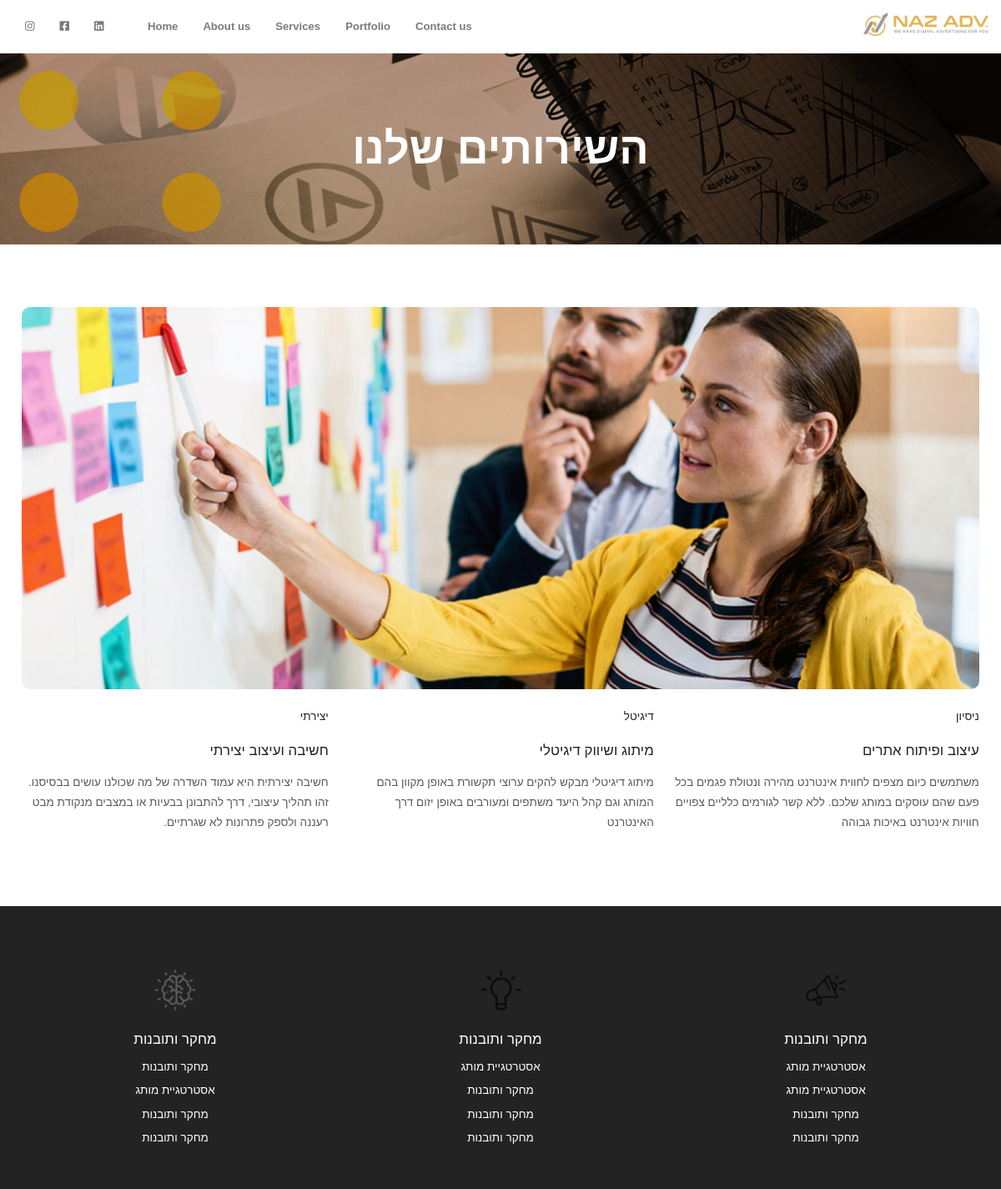
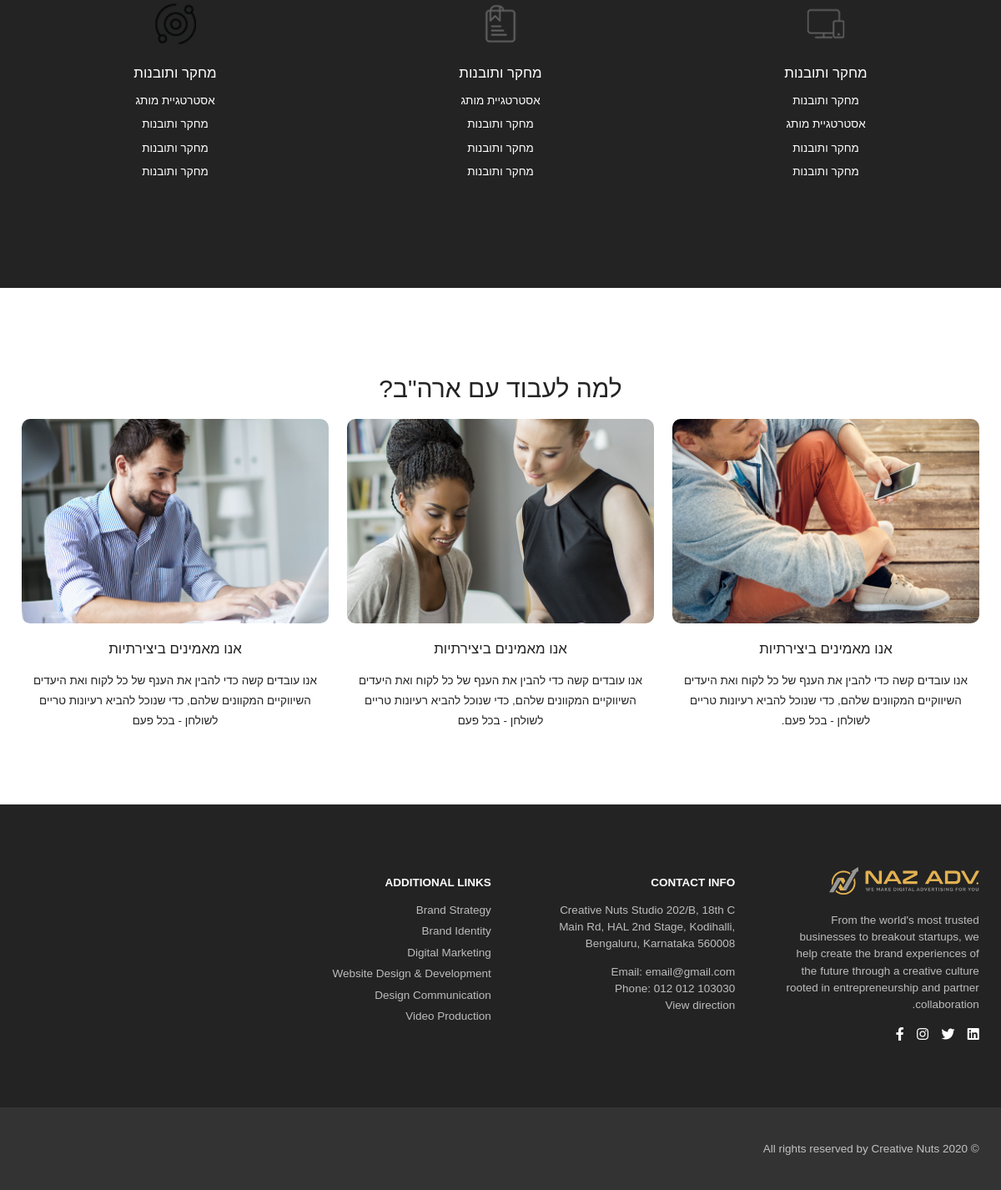
Page /services/ on the committed database (2 pictures, top to bottom).
### service/models.py (models this page shows, shortened)
class Cover(models.Model):
  cover = models.ImageField(upload_to="images/")

class Service_Fields(models.Model):
  category = models.CharField(max_length=200)
  title = models.CharField(max_length=200)
  summary = models.TextField()

class Service_Categories(models.Model):
  icon = models.ImageField(upload_to="images/")
  title = models.CharField(max_length=200)

class Service_Tag(models.Model):
  tag = models.CharField(max_length=200)
  service_categories = models.ForeignKey(Service_Categories, on_delete=models.CASCADE)

class Why_Work(models.Model):
  image = models.ImageField(upload_to="images/")
  title = models.CharField(max_length=200)
  summary = models.TextField()

### service/views.py (the view)
# urls.py: path('services/', include('service.urls')),
def service(request):
  cover = Cover.objects.all()
  service_fields = Service_Fields.objects.all()
  service_categories = Service_Categories.objects.all()
  service_tag = Service_Tag.objects.all()
  why_work = Why_Work.objects.all()
  context = {
      'cover': cover,
      'service_fields': service_fields,
      'service_categories': service_categories,
      'service_tag': service_tag,
      'why_work': why_work
  }
  return render(request, 'service/services.html', context)

### service/templates/service/services.html (shortened to what this page needs)
<!DOCTYPE html>
<html lang="en" dir="rtl">
{% load staticfiles %}
    <link rel="stylesheet" href="{% static 'css/materialize.css' %}">
    <link rel="stylesheet" href="{% static 'css/aos.css' %}">
    <link rel="stylesheet" href="https://cdnjs.cloudflare.com/ajax/libs/font-awesome/5.13.0/css/all.min.css">
    <link rel="stylesheet" href="{% static 'css/styles.css' %}">
<body>
    <nav class="white">
        <div class="container">
            <div class="nav-wrapper">
                <a href="{% url 'home' %}" class="brand-logo">
                    <img src="{% static 'img/logo.png' %}" width="150" alt="logo">
                </a>
                <ul class="left hide-on-med-and-down small-dash- pr-2">
                    <li><a href="#"><i class="fab fa-1x fa-instagram"></i></a></li>
                    <li><a href="#"><i class="fab fa-1x fa-facebook-square"></i></a></li>
                    <li><a href="#"><i class="fab fa-1x fa-linkedin"></i></a></li>
                </ul>
                <ul id="nav-mobile" class="left hide-on-med-and-down pl-2">
                    <li><a href="{% url 'home' %}">Home</a></li>
                    <li><a href="#">About us</a></li>
                    <li><a href="{% url 'service' %}">Services</a></li>
                    <li><a href="{% url 'portfolio' %}">Portfolio</a></li>
                    <li><a href="#">Contact us</a></li>
                </ul>
            </div>
        </div>
    </nav>
<div class="row banner services section-padding-a">
    <div class="col l12">
        <h2 class="center title">השירותים שלנו</h2>
    </div>
</div>
    <div class="container section-padding-a">
        <div class="row">
            {% for c in cover %}
            <div class="col l12">
                <img class="responsive-img img-rounded" src="{{c.cover.url}}" alt="">
            </div>
            {% endfor %}
            {% for service in service_fields %}
            <div class="col l4">
                <div class="service-we-provide">
                    <p class="paragraph-small p-medium">{{service.category}}</p>
                    <h5 class="heading-small">{{service.title}}</h5>
                    <p class="paragraph-small light-dark-text">{{service.summary}}</p>
                </div>
            </div>
            {% endfor %}
        </div>
    </div>
    <div class="bgm-dark">
        <div class="container">
            <div class="row section-padding-a">
                {%  for sc in service_categories  %}
                <div class="col l4 center white-text sp-30">
                    <div class="mb-3">
                        <img src="{{ sc.icon.url}}" alt="" width="50px" height="50px">
                        <h6 class="heading-small mt-2">{{sc.title}}</h6>
                        {% for st in service_tag %}
                        {% if st.service_categories_id == sc.id %}
                        <p class="paragraph-small lh-110">{{st.tag}}</p>
                        {% endif %}
                        {% endfor %}
                    </div>
                </div>
                  {% endfor %}
            </div>
        </div>
    </div>
    <div class="container">
        <div class="row section-padding-a">
            <h4 class="center heading-one">למה לעבוד עם ארה"ב?</h4>
            {% for ww in why_work %}
            <div class="col l4">
                <div class="img-wraper">
                    <img class="responsive-img img-rounded" src="{{ww.image.url}}" alt="">
                </div>
                <div class="txt-wraper center-align">
                    <h6 class="heading-small">{{ww.title}}</h6>
                    <p class="paragraph-small">{{ww.summary}}</p>
                </div>
            </div>
        {% endfor %}
        </div>
    </div>
<footer class="bgm-dark">
    <div class="container">
        <div class="row section-padding-a">
            <div class="col l3 right right-align">
                <a href="{% url 'home' %}">
                    <img src="{% static 'img/logo.png' %}" width="180" class="responsive-img" alt="">
                </a>
                <p>From the world's most trusted businesses to breakout startups, we help create the brand experiences of the future through a creative culture rooted in entrepreneurship and partner collaboration.</p>
                <span class="right social-icons">
                    <a href="#">
                        <i class="fab fa-1x fa-linkedin"></i>
                    </a>
                    <a href="#">
                        <i class="fab fa-1x fa-twitter"></i>
                    </a>
                    <a href="#">
                        <i class="fab fa-1x fa-instagram"></i>
                    </a>
                    <a href="#">
                        <i class="fab fa-1x fa-facebook-f"></i>
                    </a>
                </span>
            </div>
            <div class="col l3 right right-align">
                <h6 class="footer-heading mb-2">CONTACT INFO</h6>
                <p class="mt-1">Creative Nuts Studio 202/B, 18th C Main Rd, HAL 2nd Stage, Kodihalli, Bengaluru, Karnataka 560008</p>
                <p class="mt-1">
                    Email: email@gmail.com<br/>
                    Phone: 012 012 103030<br/>
                    <a href="#" class="footer-link">View direction</a>
                </p>
            </div>
            <div class="col l3 right right-align">
                <h6 class="footer-heading mb-2">ADDITIONAL LINKS</h6>
                <a href="#" class="footer-link">Brand Strategy</a>
                <a href="#" class="footer-link">Brand Identity</a>
                <a href="#" class="footer-link">Digital Marketing</a>
                <a href="#" class="footer-link">Website Design & Development</a>
                <a href="#" class="footer-link">Design Communication</a>
                <a href="#" class="footer-link">Video Production</a>
            </div>
        </div>
    </div>
    <div class="bottom-footer bgm-light-dark">
        <div class="container">
            <div class="row section-padding-a-min">
                <div class="col l12">
                    <span class="footer-p">© 2020 All rights reserved by Creative Nuts</span>
                </div>
            </div>
        </div>
    </div>
</footer>
</body>
</html>

### NAZADV/static/css/styles.css (style rules this page uses)
@media only screen and (min-width: 993px) { .container { width: 1170px; } }
.heading-one { font-weight: 500; font-size: 2rem; line-height: 150%; }
.heading-small { font-weight: 500; line-height: 150%; font-size: 1.125rem; }
.paragraph-small { font-size: 0.9rem; line-height: 1.6rem; font-weight: 300; }
.p-medium { font-weight: 500; }
.section-padding-a { padding-top: 5rem; padding-bottom: 5rem; }
.section-padding-a-min { padding-top: 2.5rem; padding-bottom: 2.5rem; }
.sp-30 { padding-left: 2rem; padding-right: 2rem; }
.lh-110 { line-height: 110%; }
.pl-2 { padding-left: 0.75rem !important; }
.pr-2 { padding-right: 0.75rem; }
.mb-2 { margin-bottom: 1rem; }
.mb-3 { margin-bottom: 3.75rem; }
.mt-1 { margin-top: 0.5rem; }
.mt-2 { margin-top: 1rem; }
.bgm-light-dark { background-color: #5A5A5A; }
.bgm-dark { background-color: #232323 !important; }
.light-dark-text { color: #5A5A5A; }
.img-rounded { border-radius: 10px; }
.footer-link { font-size: 0.9rem; font-weight: 300; line-height: 150%; color: rgba(255, 255, 255, 0.7); margin-bottom: 0.35rem; display: block; }
.footer-heading { font-size: 0.9rem; font-weight: 600; }
.footer-p { font-size: 0.9rem; font-weight: 300; line-height: 150%; color: rgba(255, 255, 255, 0.7); }
body { font-family: 'Rubik', sans-serif; font-size: 16px; color: #232323; }
.row { margin-bottom: 0; }
.nav-wrapper ul li a { color: #5A5A5A; opacity: 0.8; font-size: 0.875rem; font-weight: 600; }
@media screen and (min-width: 900px) { .brand-logo img { margin-top: 0.25rem; } }
footer { color: #ffffff; }
footer .col.l3 { padding-left: 3rem; }
footer p { font-size: 0.9rem; font-weight: 300; line-height: 150%; color: rgba(255, 255, 255, 0.7); }
footer .social-icons a { color: #ffffff; margin-left: 0.725rem; }
footer .bottom-footer { background-color: #333333; }
.banner { color: #ffffff; background-size: cover; background-position: center; }
.banner .title { font-size: 3.5rem; font-weight: 600; line-height: 150%; text-transform: uppercase; margin: 0; }
.services { background-image: -webkit-gradient(linear, left top, left bottom, from(rgba(0, 0, 0, 0.25)), to(rgba(0, 0, 0, 0.25))), url("../img/ban-project.jpg"); background-image: linear-gradient(rgba(0, 0, 0, 0.25), rgba(0, 0, 0, 0.25)), url("../img/ban-project.jpg"); }

### rows in the picture
Cover: cover (picture)
Service_Fields: category "יצירתי", title "חשיבה ועיצוב יצירתי", summary "חשיבה יצירתית היא עמוד השדרה של מה שכולנו עושים בבסיסנו. זהו תהליך עיצובי, דרך להתבונן בבעיות או במצבים מנקודת מבט רעננה ולספק פתרונות לא שגרתיים."
Service_Fields: category "דיגיטל", title "מיתוג ושיווק דיגיטלי", summary "מיתוג דיגיטלי מבקש להקים ערוצי תקשורת באופן מקוון בהם המותג וגם קהל היעד משתפים ומעורבים באופן יזום דרך האינטרנט"
Service_Fields: category "ניסיון", title "עיצוב ופיתוח אתרים", summary "משתמשים כיום מצפים לחווית אינטרנט מהירה ונטולת פגמים בכל פעם שהם עוסקים במותג שלכם. ללא קשר לגורמים כלליים צפויים חוויות אינטרנט באיכות גבוהה"
Service_Categories: icon (picture), title "מחקר ותובנות"
Service_Tag: tag "מחקר ותובנות"
Service_Tag: tag "אסטרטגיית מותג"
Service_Tag: tag "מחקר ותובנות"
Service_Tag: tag "מחקר ותובנות"
Service_Categories: icon (picture), title "מחקר ותובנות"
Service_Tag: tag "אסטרטגיית מותג"
Service_Tag: tag "מחקר ותובנות"
Service_Tag: tag "מחקר ותובנות"
Service_Tag: tag "מחקר ותובנות"
Service_Categories: icon (picture), title "מחקר ותובנות"
Service_Tag: tag "אסטרטגיית מותג"
Service_Tag: tag "אסטרטגיית מותג"
Service_Tag: tag "מחקר ותובנות"
Service_Tag: tag "מחקר ותובנות"
Service_Categories: icon (picture), title "מחקר ותובנות"
Service_Tag: tag "אסטרטגיית מותג"
Service_Tag: tag "מחקר ותובנות"
Service_Tag: tag "מחקר ותובנות"
Service_Tag: tag "מחקר ותובנות"
Service_Categories: icon (picture), title "מחקר ותובנות"
Service_Tag: tag "אסטרטגיית מותג"
Service_Tag: tag "מחקר ותובנות"
Service_Tag: tag "מחקר ותובנות"
Service_Tag: tag "מחקר ותובנות"
Service_Categories: icon (picture), title "מחקר ותובנות"
Service_Tag: tag "מחקר ותובנות"
Service_Tag: tag "אסטרטגיית מותג"
Service_Tag: tag "מחקר ותובנות"
Service_Tag: tag "מחקר ותובנות"
Why_Work: image (picture), title "אנו מאמינים ביצירתיות", summary "אנו עובדים קשה כדי להבין את הענף של כל לקוח ואת היעדים השיווקיים המקוונים שלהם, כדי שנוכל להביא רעיונות טריים לשולחן - בכל פעם"
Why_Work: image (picture), title "אנו מאמינים ביצירתיות", summary "אנו עובדים קשה כדי להבין את הענף של כל לקוח ואת היעדים השיווקיים המקוונים שלהם, כדי שנוכל להביא רעיונות טריים לשולחן - בכל פעם"
Why_Work: image (picture), title "אנו מאמינים ביצירתיות", summary "אנו עובדים קשה כדי להבין את הענף של כל לקוח ואת היעדים השיווקיים המקוונים שלהם, כדי שנוכל להביא רעיונות טריים לשולחן - בכל פעם."
